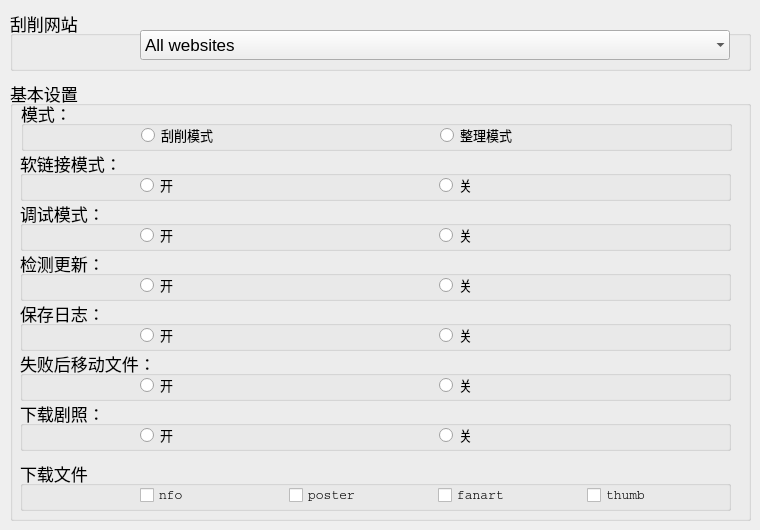
      <widget class="QWidget" name="tab1">
       <attribute name="title">
        <string>基本设置</string>
       </attribute>
       <widget class="QGroupBox" name="groupBox_10">
        <property name="geometry">
         <rect>
          <x>10</x>
          <y>80</y>
          <width>741</width>
          <height>441</height>
         </rect>
        </property>
        <property name="font">
         <font>
          <family>Courier</family>
          <pointsize>13</pointsize>
          <weight>50</weight>
          <italic>false</italic>
          <bold>false</bold>
         </font>
        </property>
        <property name="styleSheet">
         <string notr="true">font:&quot;Courier&quot;;</string>
        </property>
        <property name="title">
         <string>基本设置</string>
        </property>
        <widget class="QGroupBox" name="groupBox_15">
         <property name="geometry">
          <rect>
           <x>10</x>
           <y>270</y>
           <width>711</width>
           <height>51</height>
          </rect>
         </property>
         <property name="minimumSize">
          <size>
           <width>500</width>
           <height>0</height>
          </size>
         </property>
         <property name="maximumSize">
          <size>
           <width>739</width>
           <height>16777215</height>
          </size>
         </property>
         <property name="font">
          <font>
           <family>Courier</family>
           <pointsize>13</pointsize>
           <weight>50</weight>
           <italic>false</italic>
           <bold>false</bold>
          </font>
         </property>
         <property name="title">
          <string>失败后移动文件：</string>
         </property>
         <widget class="QWidget" name="horizontalLayoutWidget_12">
          <property name="geometry">
           <rect>
            <x>120</x>
            <y>20</y>
            <width>591</width>
            <height>31</height>
           </rect>
          </property>
          <layout class="QHBoxLayout" name="horizontalLayout_14">
           <item>
            <widget class="QRadioButton" name="radioButton_fail_move_on">
             <property name="font">
              <font>
               <family>Courier</family>
               <pointsize>10</pointsize>
               <weight>50</weight>
               <italic>false</italic>
               <bold>false</bold>
              </font>
             </property>
             <property name="text">
              <string>开</string>
             </property>
            </widget>
           </item>
           <item>
            <widget class="QRadioButton" name="radioButton_fail_move_off">
             <property name="font">
              <font>
               <family>Courier</family>
               <pointsize>10</pointsize>
               <weight>50</weight>
               <italic>false</italic>
               <bold>false</bold>
              </font>
             </property>
             <property name="text">
              <string>关</string>
             </property>
            </widget>
           </item>
          </layout>
         </widget>
        </widget>
        <widget class="QGroupBox" name="groupBox_3">
         <property name="geometry">
          <rect>
           <x>10</x>
           <y>120</y>
           <width>711</width>
           <height>51</height>
          </rect>
         </property>
         <property name="minimumSize">
          <size>
           <width>500</width>
           <height>0</height>
          </size>
         </property>
         <property name="maximumSize">
          <size>
           <width>739</width>
           <height>16777215</height>
          </size>
         </property>
         <property name="font">
          <font>
           <family>Courier</family>
           <pointsize>13</pointsize>
           <weight>50</weight>
           <italic>false</italic>
           <bold>false</bold>
          </font>
         </property>
         <property name="title">
          <string>调试模式：</string>
         </property>
         <widget class="QWidget" name="horizontalLayoutWidget_9">
          <property name="geometry">
           <rect>
            <x>120</x>
            <y>20</y>
            <width>591</width>
            <height>31</height>
           </rect>
          </property>
          <layout class="QHBoxLayout" name="horizontalLayout_11">
           <item>
            <widget class="QRadioButton" name="radioButton_debug_on">
             <property name="font">
              <font>
               <family>Courier</family>
               <pointsize>10</pointsize>
               <weight>50</weight>
               <italic>false</italic>
               <bold>false</bold>
              </font>
             </property>
             <property name="text">
              <string>开</string>
             </property>
            </widget>
           </item>
           <item>
            <widget class="QRadioButton" name="radioButton_debug_off">
             <property name="font">
              <font>
               <family>Courier</family>
               <pointsize>10</pointsize>
               <weight>50</weight>
               <italic>false</italic>
               <bold>false</bold>
              </font>
             </property>
             <property name="text">
              <string>关</string>
             </property>
            </widget>
           </item>
          </layout>
         </widget>
        </widget>
        <widget class="QGroupBox" name="groupBox_17">
         <property name="geometry">
          <rect>
           <x>10</x>
           <y>220</y>
           <width>711</width>
           <height>51</height>
          </rect>
         </property>
         <property name="minimumSize">
          <size>
           <width>500</width>
           <height>0</height>
          </size>
         </property>
         <property name="maximumSize">
          <size>
           <width>739</width>
           <height>16777215</height>
          </size>
         </property>
         <property name="font">
          <font>
           <family>Courier</family>
           <pointsize>13</pointsize>
           <weight>50</weight>
           <italic>false</italic>
           <bold>false</bold>
          </font>
         </property>
         <property name="title">
          <string>保存日志：</string>
         </property>
         <widget class="QWidget" name="horizontalLayoutWidget_11">
          <property name="geometry">
           <rect>
            <x>120</x>
            <y>20</y>
            <width>591</width>
            <height>31</height>
           </rect>
          </property>
          <layout class="QHBoxLayout" name="horizontalLayout_13">
           <item>
            <widget class="QRadioButton" name="radioButton_log_on">
             <property name="font">
              <font>
               <family>Courier</family>
               <pointsize>10</pointsize>
               <weight>50</weight>
               <italic>false</italic>
               <bold>false</bold>
              </font>
             </property>
             <property name="text">
              <string>开</string>
             </property>
            </widget>
           </item>
           <item>
            <widget class="QRadioButton" name="radioButton_log_off">
             <property name="font">
              <font>
               <family>Courier</family>
               <pointsize>10</pointsize>
               <weight>50</weight>
               <italic>false</italic>
               <bold>false</bold>
              </font>
             </property>
             <property name="text">
              <string>关</string>
             </property>
            </widget>
           </item>
          </layout>
         </widget>
        </widget>
        <widget class="QGroupBox" name="groupBox_23">
         <property name="geometry">
          <rect>
           <x>10</x>
           <y>320</y>
           <width>711</width>
           <height>51</height>
          </rect>
         </property>
         <property name="minimumSize">
          <size>
           <width>500</width>
           <height>0</height>
          </size>
         </property>
         <property name="maximumSize">
          <size>
           <width>739</width>
           <height>16777215</height>
          </size>
         </property>
         <property name="font">
          <font>
           <family>Courier</family>
           <pointsize>13</pointsize>
           <weight>50</weight>
           <italic>false</italic>
           <bold>false</bold>
          </font>
         </property>
         <property name="title">
          <string>下载剧照：</string>
         </property>
         <widget class="QWidget" name="horizontalLayoutWidget_13">
          <property name="geometry">
           <rect>
            <x>120</x>
            <y>20</y>
            <width>591</width>
            <height>31</height>
           </rect>
          </property>
          <layout class="QHBoxLayout" name="horizontalLayout_15">
           <item>
            <widget class="QRadioButton" name="radioButton_extrafanart_download_on">
             <property name="font">
              <font>
               <family>Courier</family>
               <pointsize>10</pointsize>
               <weight>50</weight>
               <italic>false</italic>
               <bold>false</bold>
              </font>
             </property>
             <property name="text">
              <string>开</string>
             </property>
            </widget>
           </item>
           <item>
            <widget class="QRadioButton" name="radioButton_extrafanart_download_off">
             <property name="font">
              <font>
               <family>Courier</family>
               <pointsize>10</pointsize>
               <weight>50</weight>
               <italic>false</italic>
               <bold>false</bold>
              </font>
             </property>
             <property name="text">
              <string>关</string>
             </property>
            </widget>
           </item>
          </layout>
         </widget>
        </widget>
        <widget class="QGroupBox" name="groupBox_2">
         <property name="geometry">
          <rect>
           <x>10</x>
           <y>70</y>
           <width>711</width>
           <height>51</height>
          </rect>
         </property>
         <property name="minimumSize">
          <size>
           <width>500</width>
           <height>0</height>
          </size>
         </property>
         <property name="maximumSize">
          <size>
           <width>739</width>
           <height>16777215</height>
          </size>
         </property>
         <property name="font">
          <font>
           <family>Courier</family>
           <pointsize>13</pointsize>
           <weight>50</weight>
           <italic>false</italic>
           <bold>false</bold>
          </font>
         </property>
         <property name="title">
          <string>软链接模式：</string>
         </property>
         <widget class="QWidget" name="horizontalLayoutWidget_8">
          <property name="geometry">
           <rect>
            <x>120</x>
            <y>20</y>
            <width>591</width>
            <height>31</height>
           </rect>
          </property>
          <layout class="QHBoxLayout" name="horizontalLayout_10">
           <item>
            <widget class="QRadioButton" name="radioButton_soft_on">
             <property name="font">
              <font>
               <family>Courier</family>
               <pointsize>10</pointsize>
               <weight>50</weight>
               <italic>false</italic>
               <bold>false</bold>
              </font>
             </property>
             <property name="text">
              <string>开</string>
             </property>
            </widget>
           </item>
           <item>
            <widget class="QRadioButton" name="radioButton_soft_off">
             <property name="font">
              <font>
               <family>Courier</family>
               <pointsize>10</pointsize>
               <weight>50</weight>
               <italic>false</italic>
               <bold>false</bold>
              </font>
             </property>
             <property name="text">
              <string>关</string>
             </property>
            </widget>
           </item>
          </layout>
         </widget>
        </widget>
        <widget class="QGroupBox" name="groupBox_4">
         <property name="geometry">
          <rect>
           <x>10</x>
           <y>170</y>
           <width>711</width>
           <height>51</height>
          </rect>
         </property>
         <property name="minimumSize">
          <size>
           <width>500</width>
           <height>0</height>
          </size>
         </property>
         <property name="maximumSize">
          <size>
           <width>739</width>
           <height>16777215</height>
          </size>
         </property>
         <property name="font">
          <font>
           <family>Courier</family>
           <pointsize>13</pointsize>
           <weight>50</weight>
           <italic>false</italic>
           <bold>false</bold>
          </font>
         </property>
         <property name="title">
          <string>检测更新：</string>
         </property>
         <widget class="QWidget" name="horizontalLayoutWidget_10">
          <property name="geometry">
           <rect>
            <x>120</x>
            <y>20</y>
            <width>591</width>
            <height>31</height>
           </rect>
          </property>
          <layout class="QHBoxLayout" name="horizontalLayout_12">
           <item>
            <widget class="QRadioButton" name="radioButton_update_on">
             <property name="font">
              <font>
               <family>Courier</family>
               <pointsize>10</pointsize>
               <weight>50</weight>
               <italic>false</italic>
               <bold>false</bold>
              </font>
             </property>
             <property name="text">
              <string>开</string>
             </property>
            </widget>
           </item>
           <item>
            <widget class="QRadioButton" name="radioButton_update_off">
             <property name="font">
              <font>
               <family>Courier</family>
               <pointsize>10</pointsize>
               <weight>50</weight>
               <italic>false</italic>
               <bold>false</bold>
              </font>
             </property>
             <property name="text">
              <string>关</string>
             </property>
            </widget>
           </item>
          </layout>
         </widget>
        </widget>
        <widget class="QGroupBox" name="groupBox">
         <property name="geometry">
          <rect>
           <x>11</x>
           <y>20</y>
           <width>711</width>
           <height>51</height>
          </rect>
         </property>
         <property name="minimumSize">
          <size>
           <width>500</width>
           <height>0</height>
          </size>
         </property>
         <property name="maximumSize">
          <size>
           <width>739</width>
           <height>16777215</height>
          </size>
         </property>
         <property name="font">
          <font>
           <family>Courier</family>
           <pointsize>13</pointsize>
           <weight>50</weight>
           <italic>false</italic>
           <bold>false</bold>
          </font>
         </property>
         <property name="title">
          <string>模式：</string>
         </property>
         <widget class="QWidget" name="horizontalLayoutWidget_7">
          <property name="geometry">
           <rect>
            <x>120</x>
            <y>20</y>
            <width>591</width>
            <height>31</height>
           </rect>
          </property>
          <layout class="QHBoxLayout" name="horizontalLayout_9">
           <item>
            <widget class="QRadioButton" name="radioButton_common">
             <property name="font">
              <font>
               <family>Courier</family>
               <pointsize>10</pointsize>
               <weight>50</weight>
               <italic>false</italic>
               <bold>false</bold>
              </font>
             </property>
             <property name="text">
              <string>刮削模式</string>
             </property>
            </widget>
           </item>
           <item>
            <widget class="QRadioButton" name="radioButton_sort">
             <property name="font">
              <font>
               <family>Courier</family>
               <pointsize>10</pointsize>
               <weight>50</weight>
               <italic>false</italic>
               <bold>false</bold>
              </font>
             </property>
             <property name="text">
              <string>整理模式</string>
             </property>
            </widget>
           </item>
          </layout>
         </widget>
        </widget>
        <widget class="QGroupBox" name="groupBox_24">
         <property name="geometry">
          <rect>
           <x>10</x>
           <y>380</y>
           <width>711</width>
           <height>51</height>
          </rect>
         </property>
         <property name="minimumSize">
          <size>
           <width>500</width>
           <height>0</height>
          </size>
         </property>
         <property name="font">
          <font>
           <family>Courier</family>
           <pointsize>13</pointsize>
           <weight>50</weight>
           <italic>false</italic>
           <bold>false</bold>
          </font>
         </property>
         <property name="title">
          <string>下载文件</string>
         </property>
         <widget class="QWidget" name="horizontalLayoutWidget_14">
          <property name="geometry">
           <rect>
            <x>120</x>
            <y>20</y>
            <width>590</width>
            <height>31</height>
           </rect>
          </property>
          <layout class="QHBoxLayout" name="horizontalLayout_16">
           <item>
            <widget class="QCheckBox" name="checkBox_download_nfo">
             <property name="font">
              <font>
               <family>Courier</family>
               <pointsize>10</pointsize>
               <weight>50</weight>
               <italic>false</italic>
               <bold>false</bold>
              </font>
             </property>
             <property name="text">
              <string>nfo</string>
             </property>
            </widget>
           </item>
           <item>
            <widget class="QCheckBox" name="checkBox_download_poster">
             <property name="font">
              <font>
               <family>Courier</family>
               <pointsize>10</pointsize>
               <weight>50</weight>
               <italic>false</italic>
               <bold>false</bold>
              </font>
             </property>
             <property name="text">
              <string>poster</string>
             </property>
            </widget>
           </item>
           <item>
            <widget class="QCheckBox" name="checkBox_download_fanart">
             <property name="font">
              <font>
               <family>Courier</family>
               <pointsize>10</pointsize>
               <weight>50</weight>
               <italic>false</italic>
               <bold>false</bold>
              </font>
             </property>
             <property name="text">
              <string>fanart</string>
             </property>
            </widget>
           </item>
           <item>
            <widget class="QCheckBox" name="checkBox_download_thumb">
             <property name="font">
              <font>
               <family>Courier</family>
               <pointsize>10</pointsize>
               <weight>50</weight>
               <italic>false</italic>
               <bold>false</bold>
              </font>
             </property>
             <property name="text">
              <string>thumb</string>
             </property>
            </widget>
           </item>
          </layout>
         </widget>
        </widget>
       </widget>
       <widget class="QGroupBox" name="groupBox_11">
        <property name="geometry">
         <rect>
          <x>10</x>
          <y>10</y>
          <width>741</width>
          <height>61</height>
         </rect>
        </property>
        <property name="font">
         <font>
          <family>.AppleSystemUIFont</family>
          <pointsize>13</pointsize>
          <weight>50</weight>
          <italic>false</italic>
          <bold>false</bold>
         </font>
        </property>
        <property name="styleSheet">
         <string notr="true"/>
        </property>
        <property name="title">
         <string>刮削网站</string>
        </property>
        <widget class="QComboBox" name="comboBox_website_all">
         <property name="geometry">
          <rect>
           <x>130</x>
           <y>20</y>
           <width>590</width>
           <height>30</height>
          </rect>
         </property>
         <property name="sizePolicy">
          <sizepolicy hsizetype="Minimum" vsizetype="Minimum">
           <horstretch>0</horstretch>
           <verstretch>0</verstretch>
          </sizepolicy>
         </property>
         <property name="minimumSize">
          <size>
           <width>400</width>
           <height>30</height>
          </size>
         </property>
         <property name="maximumSize">
          <size>
           <width>16000</width>
           <height>30</height>
          </size>
         </property>
         <property name="sizeIncrement">
          <size>
           <width>0</width>
           <height>0</height>
          </size>
         </property>
         <property name="font">
          <font>
           <family>.AppleSystemUIFont</family>
           <pointsize>13</pointsize>
           <weight>50</weight>
           <italic>false</italic>
           <bold>false</bold>
          </font>
         </property>
         <property name="styleSheet">
          <string notr="true"/>
         </property>
         <property name="frame">
          <bool>false</bool>
         </property>
         <item>
          <property name="text">
           <string>All websites</string>
          </property>
         </item>
         <item>
          <property name="text">
           <string>javbus</string>
          </property>
         </item>
         <item>
          <property name="text">
           <string>javdb</string>
          </property>
         </item>
         <item>
          <property name="text">
           <string>jav321</string>
          </property>
         </item>
         <item>
          <property name="text">
           <string>dmm</string>
          </property>
         </item>
         <item>
          <property name="text">
           <string>avsox</string>
          </property>
         </item>
         <item>
          <property name="text">
           <string>xcity</string>
          </property>
         </item>
         <item>
          <property name="text">
           <string>mgstage</string>
          </property>
         </item>
         <item>
          <property name="text">
           <string>fc2club</string>
          </property>
         </item>
        </widget>
       </widget>
      </widget>
